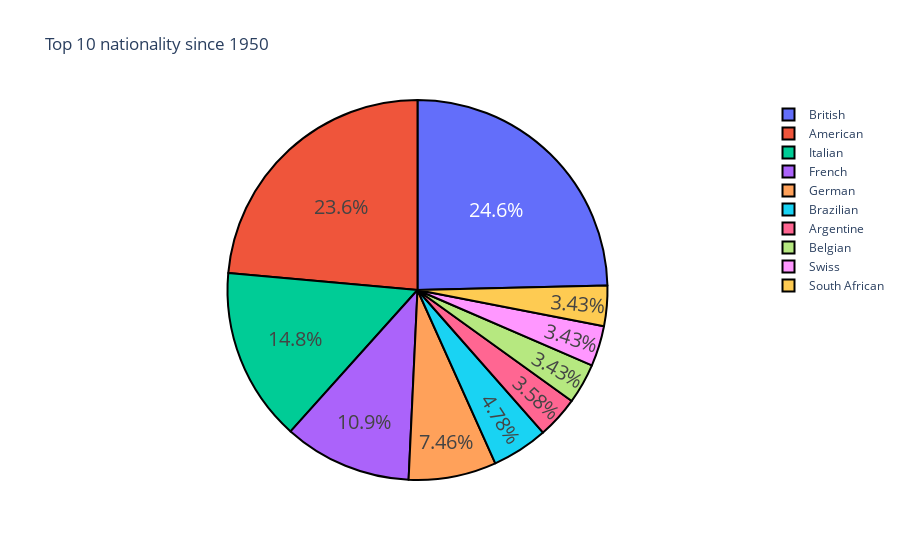

Source (notebook cell):
### Code cell
# Top 10 Driver Nationality since 1950

driver_nationality = drivers_df.groupby('nationality')['nationality'].count().sort_values(ascending = False).reset_index(name = 'number of drivers')
fig = go.Figure(data=[go.Pie(labels=driver_nationality.nationality.head(10), values=driver_nationality['number of drivers'])])
fig.update_traces(textfont_size=20,
                  marker=dict(line=dict(color='#000000', width=2)))
fig.update_layout(
    title="Top 10 nationality since 1950")
fig.show()

### Figure 1 — Plotly figure (JSON) as saved in the notebook; plotly's stock layout.template omitted (floating-point values rounded to 4 significant figures)
{"data": [{"labels": ["British", "American", "Italian", "French", "German", "Brazilian", "Argentine", "Belgian", "Swiss", "South African"], "marker": {"line": {"color": "#000000", "width": 2}}, "textfont": {"size": 20}, "type": "pie", "values": [165, 158, 99, 73, 50, 32, 24, 23, 23, 23, 20, 18, 18, 15, 15, 14, 10, 9, 9, 6, 5, 5, 4, 4, 4, 4, 4, 3, 3, 3, 2, 2, 1, 1, 1, 1, 1, 1, 1, 1, 1, 1]}], "layout": {"title": {"text": "Top 10 nationality since 1950"}}}
